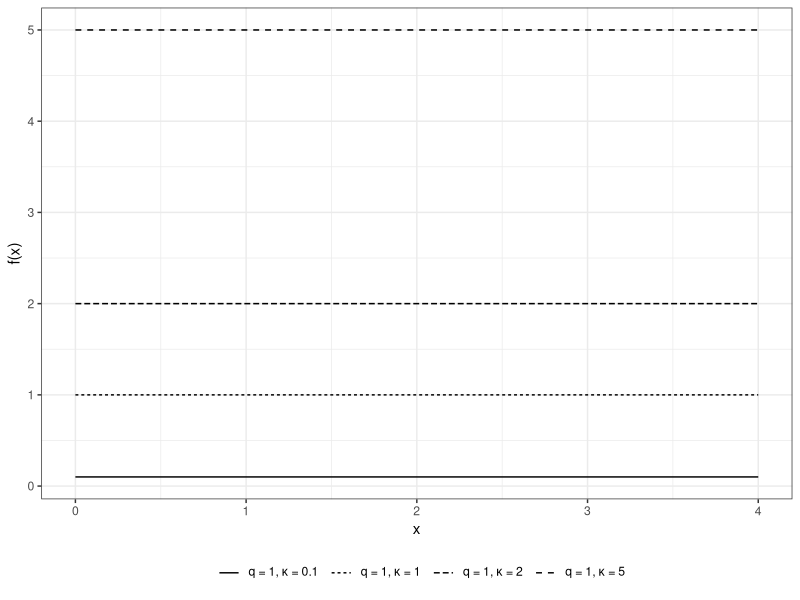

Recreate this plot in R. (Note: this script raises an error after producing the figure.)
library(reshape2)
library(ggplot2)
library(gridExtra)
theme_set(theme_bw())

# Plots qexp kappa and q


# setting kappa

f.qk<-function(x,k,q){
  k*(2-q)*(1-(1-q)*k*x)^(1/(1-q))
}

x <- seq(0,4,length=1000)
v1.qk.k <- f.qk(x,k = 0.1,q = 1)
v2.qk.k <- f.qk(x,k = 1,q = 1)
v3.qk.k <- f.qk(x,k = 2,q = 1)
v4.qk.k <- f.qk(x,k = 5,q = 1)

df.qk.k <- data.frame(x = x, v1 = v1.qk.k, v2 = v2.qk.k, v3 = v3.qk.k, v4 = v4.qk.k)


legenda.k <- c(expression(paste(q, " = 1, ", kappa," = 0.1 " ), 
                        paste(q, " = 1, ", kappa," = 1 "),
                        paste(q, " = 1, ", kappa," = 2 "),
                        paste(q, " = 1, ", kappa," = 5 ")))

p.qk.k <- ggplot(melt(df.qk.k,id.vars='x'), aes(x,value,group=variable))+
          geom_line(aes(linetype = variable)) + ylab("f(x)")+
          scale_linetype_discrete(labels=legenda.k, name=" ")+
          theme(legend.position="bottom")

p.qk.k


#####
x <- seq(0,4,length=1000)
v1.qk.k <- dtsal(x,shape = 0.1,scale = 1)
v2.qk.k <- dtsal(x,shape = 1,scale = 1)
v3.qk.k <- dtsal(x,shape = 2,scale = 1)
v4.qk.k <- dtsal(x,shape = 5,scale = 1)

df.qk.k <- data.frame(x = x, v1 = v1.qk.k, v2 = v2.qk.k, v3 = v3.qk.k, v4 = v4.qk.k)


legenda.k <- c(expression(paste(q, " = 1, ", kappa," = 0.1 " ), 
                          paste(q, " = 1, ", kappa," = 1 "),
                          paste(q, " = 1, ", kappa," = 2 "),
                          paste(q, " = 1, ", kappa," = 5 ")))

p.qk.k <- ggplot(melt(df.qk.k,id.vars='x'), aes(x,value,group=variable))+
  geom_line(aes(linetype = variable)) + ylab("f(x)")+
  scale_linetype_discrete(labels=legenda.k, name=" ")+
  theme(legend.position="bottom")

p.qk.k

####



# setting q


v1.qk.q <- f.qk(x,k = 1,q = 1.001)
v2.qk.q <- f.qk(x,k = 1,q = 1.2)
v3.qk.q <- f.qk(x,k = 1,q = 1.5)

df.qk.q <- data.frame(x = x, v1 = v1.qk.q, v2 = v2.qk.q, v3 = v3.qk.q)


legenda.q <- c(expression(paste(q, " = 1, ", kappa," = 1 " ), 
                                paste(q, " = 1.2, ", kappa," = 1 "),
                                paste(q, " = 1.5, ", kappa," = 1 ")))

p.qk.q <- ggplot(melt(df.qk.q,id.vars='x'), aes(x,value,group=variable))+
  geom_line(aes(linetype = variable)) + ylab("f(x)")+
  scale_linetype_discrete(labels=legenda.q, name=" ")+
  theme(legend.position="bottom")

p.qk.q



########
v1.qk.q <- dtsal(x,shape = 1,scale = 1.001)
v2.qk.q <- dtsal(x,shape = 1,scale = 1.2)
v3.qk.q <- dtsal(x,shape = 1,scale = 1.5)

df.qk.q <- data.frame(x = x, v1 = v1.qk.q, v2 = v2.qk.q, v3 = v3.qk.q)


legenda.q <- c(expression(paste(q, " = 1, ", kappa," = 1 " ), 
                          paste(q, " = 1.2, ", kappa," = 1 "),
                          paste(q, " = 1.5, ", kappa," = 1 ")))

p.qk.q <- ggplot(melt(df.qk.q,id.vars='x'), aes(x,value,group=variable))+
  geom_line(aes(linetype = variable)) + ylab("f(x)")+
  scale_linetype_discrete(labels=legenda.q, name=" ")+
  theme(legend.position="bottom")

p.qk.q

#####

# Plots qexp mu and theta

theta.1 = 0.5
theta.2 = 1
theta.3 = 6
theta.4 = 100


# setting mu = 1

x <- seq(0,5,length=1000)
v1.mt.1 <- dtsal(x,shape = theta.1+1, scale = 1*theta.1)
v1.mt.2 <- dtsal(x,shape = theta.2+1, scale = 1*theta.2)
v1.mt.3 <- dtsal(x,shape = theta.3+1, scale = 1*theta.3)
v1.mt.4 <- dtsal(x,shape = theta.4+1, scale = 1*theta.4)

df.mt.1 <- data.frame(x = x, v1 = v1.mt.1, v2 = v1.mt.2, v3 = v1.mt.3, v4 = v1.mt.4)


legenda.1 <- c(expression(paste(mu, " = 1.0, ", theta," = 0.5 " ), 
                        paste(mu, " = 1.0, ", theta," = 1 "),
                        paste(mu, " = 1.0, ", theta," = 6 "),
                        paste(mu, " = 1.0, ", theta," = 100 ")))

p.mt.1 <- ggplot(melt(df.mt.1,id.vars='x'), aes(x,value,group=variable))+
  geom_line(aes(linetype = variable)) + ylab("f(x)")+
  scale_linetype_discrete(labels=legenda.1, name=" ")+
  theme(legend.position="bottom")

p.mt.1


# setting mu = 10

x <- seq(0,50,length=1000)
v2.mt.1 <- dtsal(x,shape = theta.1+1, scale = 10*theta.1)
v2.mt.2 <- dtsal(x,shape = theta.2+1, scale = 10*theta.2)
v2.mt.3 <- dtsal(x,shape = theta.3+1, scale = 10*theta.3)
v2.mt.4 <- dtsal(x,shape = theta.4+1, scale = 10*theta.4)

df.mt.2 <- data.frame(x = x, v1 = v2.mt.1, v2 = v2.mt.2, v3 = v2.mt.3, v4 = v2.mt.4)


legenda.2 <- c(expression(paste(mu, " = 10, ", theta," = 0.5 " ), 
                          paste(mu, " = 10, ", theta," = 1 "),
                          paste(mu, " = 10, ", theta," = 6 "),
                          paste(mu, " = 10, ", theta," = 100 ")))

p.mt.2 <- ggplot(melt(df.mt.2,id.vars='x'), aes(x,value,group=variable))+
  geom_line(aes(linetype = variable)) + ylab("f(x)")+
  scale_linetype_discrete(labels=legenda.2, name=" ")+
  theme(legend.position="bottom")

p.mt.2


# setting mu = 100

x <- seq(0,500,length=1000)
v3.mt.1 <- dtsal(x,shape = theta.1+1, scale = 100*theta.1)
v3.mt.2 <- dtsal(x,shape = theta.2+1, scale = 100*theta.2)
v3.mt.3 <- dtsal(x,shape = theta.3+1, scale = 100*theta.3)
v3.mt.4 <- dtsal(x,shape = theta.4+1, scale = 100*theta.4)

df.mt.3 <- data.frame(x = x, v1 = v3.mt.1, v2 = v3.mt.2, v3 = v3.mt.3, v4 = v3.mt.4)


legenda.3 <- c(expression(paste(mu, " = 100, ", theta," = 0.5 " ), 
                          paste(mu, " = 100, ", theta," = 1 "),
                          paste(mu, " = 100, ", theta," = 6 "),
                          paste(mu, " = 100, ", theta," = 100 ")))

p.mt.3 <- ggplot(melt(df.mt.3,id.vars='x'), aes(x,value,group=variable))+
  geom_line(aes(linetype = variable)) + ylab("f(x)")+
  scale_linetype_discrete(labels=legenda.3, name=" ")+
  theme(legend.position="bottom")

p.mt.3


# Comparison of the tails of the Exponential and qExponential distributions (theta = 1 and mu = 1)

theta = 1 ; mu = 1
x = seq(0,15,.10)
d.qexp = dtsal(x,shape = theta+1,scale = mu*theta)
d.exp = dexp(x,1)

df.comp <- data.frame(x,d.qexp,d.exp)
p.comp.1 <- ggplot(melt(df.comp,id.vars='x'), aes(x,value,group=variable)) +
              geom_line(aes(linetype = variable)) +
              scale_linetype_discrete("", labels = c("q-Exponencial", "Exponencial"))+
              xlab("x") + ylab("f(x)") +
              theme(legend.position="top")


p.comp.1

p.comp.2 <- ggplot(melt(df.comp,id.vars='x'), aes(x,value,group=variable)) +
  geom_line(aes(linetype = variable)) +
  coord_cartesian(xlim=c(7,15), ylim = c(0,.02)) +  
  scale_linetype_discrete("", labels = c("q-Exponencial", "Exponencial")) +
  xlab("x") + ylab("f(x)") +
  theme(legend.position="top")


p.comp.2

grid.arrange(p.comp.1,p.comp.2)




